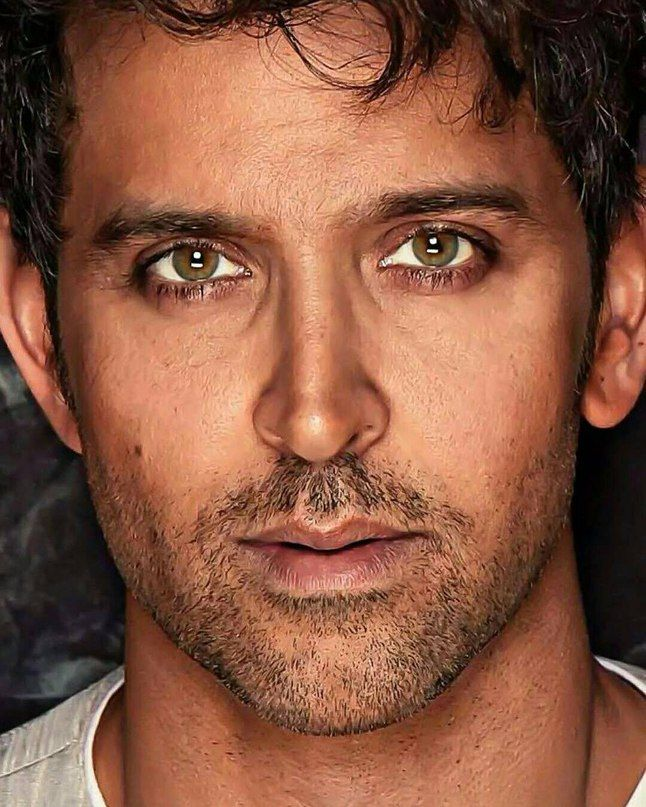
#> input picture Hrithik Roshan/HR.jpg, 646 x 807 px, found by its file name
$ jupyter execute --allow-errors movie_actor_lmage_classification.ipynb   (shell and % lines are left out)
#> lines starting #> are read from the running program, lines starting #| are printed output that depends on the picture; after the words box and inside, x2 and y2 are one past the last pixel; in counts of white or black regions, pixels touching at a corner belong together
# Movie Actor Image Classification

[cell 1]
import numpy as np
import pandas as pd
import cv2
import matplotlib.pyplot as plt

[cell 2]
import os
os.chdir("E:\\testing_data")
img = cv2.imread("HR.jpg")
#> img is the input picture: shape (807, 646, 3); mean B, G, R 65.5, 87.1, 136.5
img.shape
#> Out = (807, 646, 3)

[cell 3]
plt.imshow(img)

[cell 4]
#Preprocessing: Detect face and eyes
gray=cv2.cvtColor(img, cv2.COLOR_BGR2GRAY)
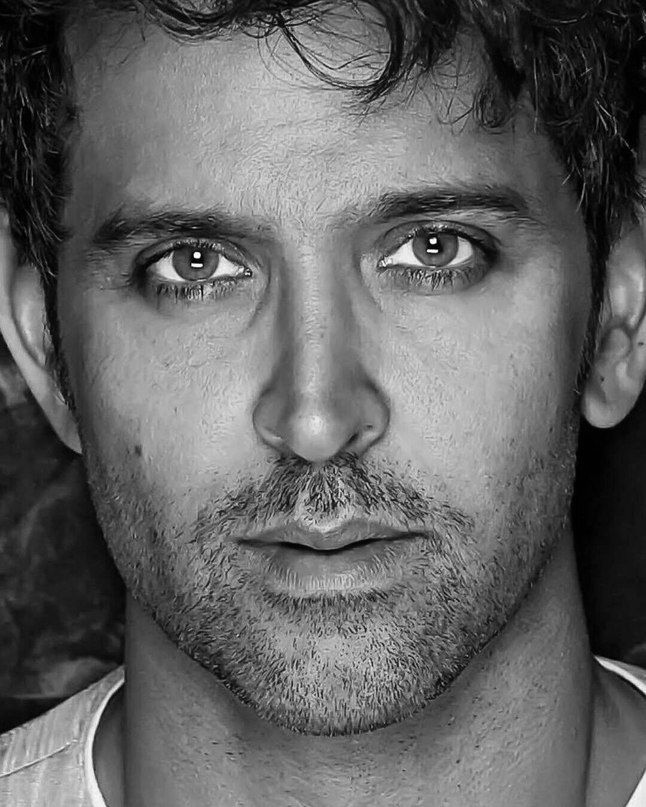
#> gray: shape (807, 646); min 0, max 255, mean 99.5
gray.shape
#> Out = (807, 646)

[cell 5]
plt.imshow(gray, cmap="gray")

[cell 6]
face_cascade=cv2.CascadeClassifier("E:\Movie_Actor_Dataset\haarcascade_frontalface_default.xml")
eye_cascade=cv2.CascadeClassifier("E:\Movie_Actor_Dataset\haarcascade_eye.xml")

faces=face_cascade.detectMultiScale(gray, 1.3, 5 )
#> faces = [[44, 72, 539, 539]]
faces
#> Out = [[44, 72, 539, 539]]

[cell 7]
(x,y,w,h)=faces[0]
#> x = 44; y = 72; w = 539; h = 539
x,y,w,h
#> Out = (44, 72, 539, 539)

[cell 8]
face_img = cv2.rectangle(img,(x,y),(x+w,y+h),(255,0,0),2)
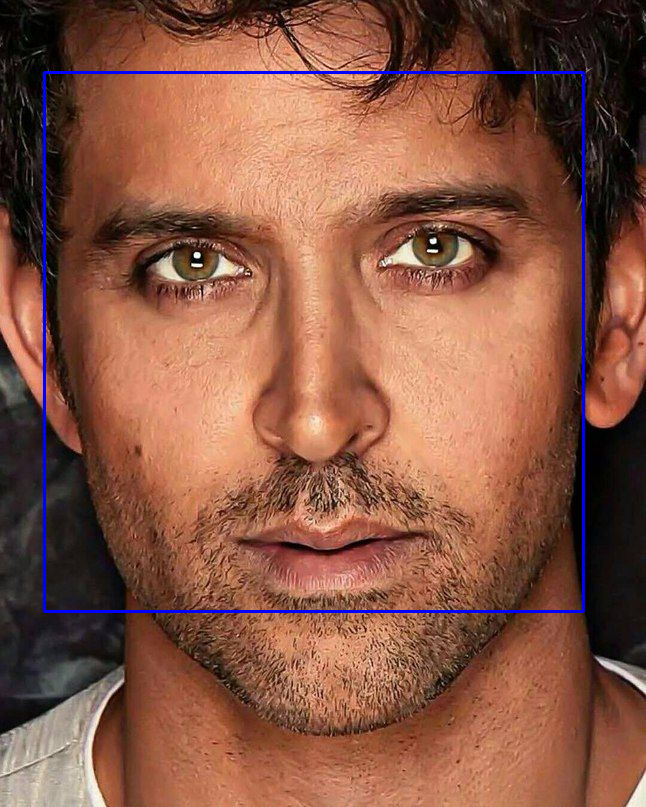
#> face_img: shape (807, 646, 3); mean B, G, R 68.1, 86.4, 135.4
plt.imshow(face_img)

[cell 9]
cv2.destroyAllWindows()
for (x,y,w,h) in faces:
    face_img = cv2.rectangle(img,(x,y),(x+w,y+h),(255,0,0),2)
    roi_gray = gray[y:y+h, x:x+w]
    roi_color = face_img[y:y+h, x:x+w]
    eyes = eye_cascade.detectMultiScale(roi_gray)
    for (ex,ey,ew,eh) in eyes:
        cv2.rectangle(roi_color,(ex,ey),(ex+ew,ey+eh),(0,255,0),2)
#> this loop made 1 pass
#> (x, y, w, h, eyes) on pass 1: (44, 72, 539, 539, [[62, 110, 159, 159], [315, 98, 155, 155]])
#> pass 1, `roi_gray = gray[y:y+h, x:x+w]`:
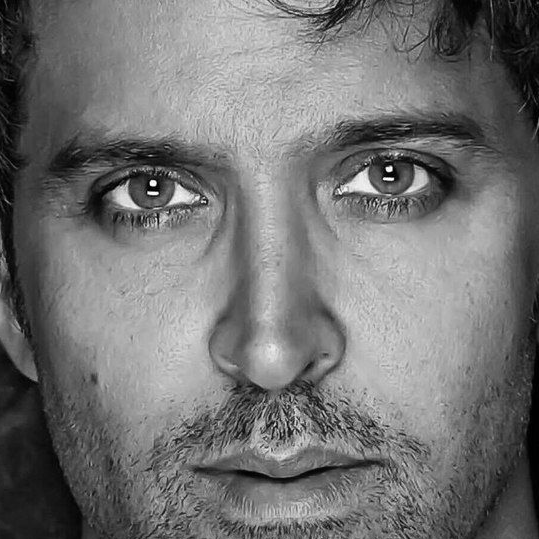
#> roi_gray: shape (539, 539); min 0, max 255, mean 114.7
#> pass 1, `roi_color = face_img[y:y+h, x:x+w]`:
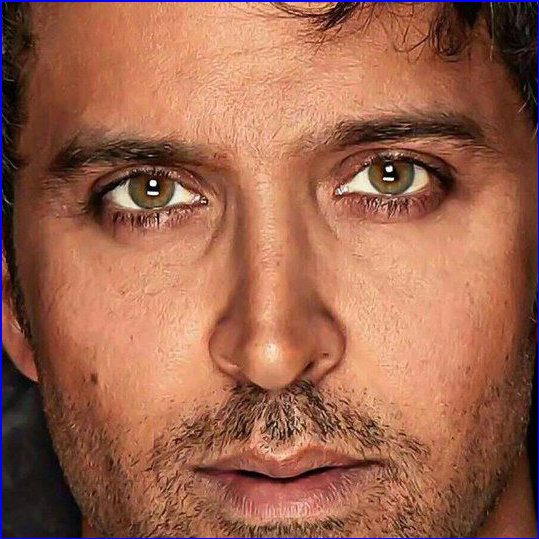
#> roi_color: shape (539, 539, 3); mean B, G, R 77.2, 99.9, 156.7
#> after the loop:
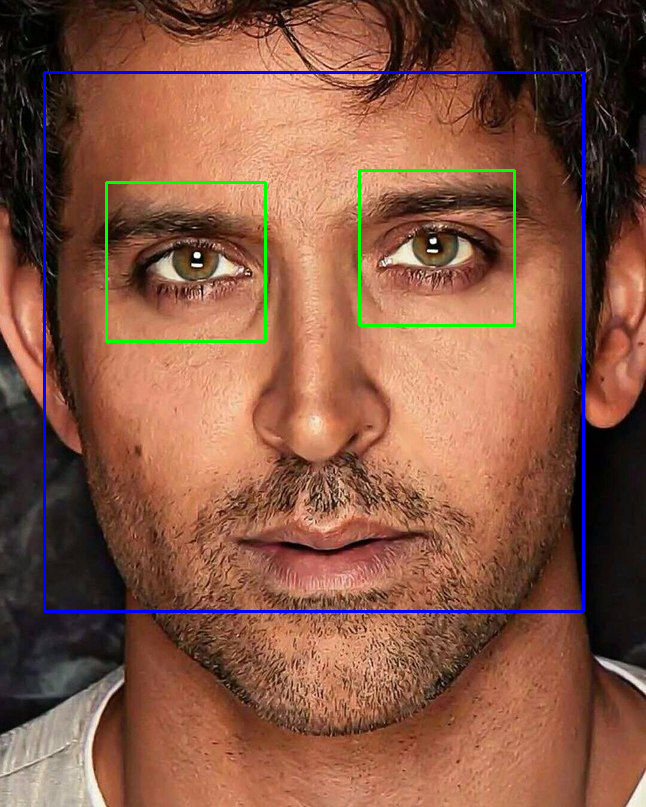
#> img: shape (807, 646, 3); 0.72% of pixels changed, all inside (x1, y1, x2, y2) = (105, 169, 516, 343)
#> after the loop:
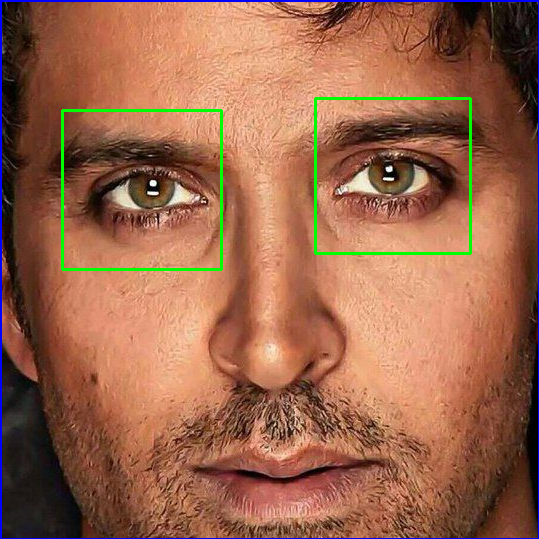
#> roi_color: shape (539, 539, 3); 1.29% of pixels changed, all inside (x1, y1, x2, y2) = (61, 97, 472, 271)


plt.figure()
plt.imshow(face_img, cmap='gray')
plt.show()

[cell 10]
#Preprocessing: Crop the facial region of the image
plt.imshow(roi_color, cmap='gray')

[cell 11]
#Preprocessing: Load image, detect face. If eyes >=2, then save and crop the face region
def get_cropped_image_if_2_eyes(image_path):
#> called with image_path = 'HR.jpg'
    img = cv2.imread(image_path)
    gray = cv2.cvtColor(img, cv2.COLOR_BGR2GRAY)
    faces = face_cascade.detectMultiScale(gray, 1.3, 5)
#> faces = [[44, 72, 539, 539]]
    for (x,y,w,h) in faces:
        roi_gray = gray[y:y+h, x:x+w]
        roi_color = img[y:y+h, x:x+w]
        eyes = eye_cascade.detectMultiScale(roi_gray)
        if len(eyes) >= 2:
            return roi_color

[cell 12]
original_image = cv2.imread("HR.jpg")
plt.imshow(original_image)

[cell 13]
cropped_image = get_cropped_image_if_2_eyes("HR.jpg")
plt.imshow(cropped_image)

[cell 14]
path_to_data="E:\Movie_Actor_Dataset"

path_to_cr_data="E:\Movie_Actor_Dataset\cropped\."

[cell 15]
import os
img_dirs = []
#> (the rest of this cell did not finish here and is left out)

[cell 16]
img_dirs

[cell 17]
#Go through all images in dataset folder and create cropped images for them
import shutil
if os.path.exists(path_to_cr_data):
     shutil.rmtree(path_to_cr_data)
os.mkdir(path_to_cr_data)

[cell 18]
cropped_image_dirs = []
celebrity_file_names_dict = {}

for img_dir in img_dirs:
    count = 1
    celebrity_name = img_dir.split('\\')[-1]
    print(celebrity_name)

    celebrity_file_names_dict[celebrity_name] = []

    for entry in os.scandir(img_dir):
        roi_color = get_cropped_image_if_2_eyes(entry.path)
        if roi_color is not None:
            cropped_folder = path_to_cr_data + celebrity_name
            if not os.path.exists(cropped_folder):
                os.makedirs(cropped_folder)
                cropped_image_dirs.append(cropped_folder)
                print("Generating cropped images in folder: ",cropped_folder)

            cropped_file_name = celebrity_name + str(count) + ".jpg"
            cropped_file_path = cropped_folder + "/" + cropped_file_name

            cv2.imwrite(cropped_file_path, roi_color)
            celebrity_file_names_dict[celebrity_name].append(cropped_file_path)
            count += 1

[cell 19]
#Manually examine cropped folder and delete any unwanted images
celebrity_file_names_dict

[cell 20]
class_dict = {}
count = 0
for celebrity_name in celebrity_file_names_dict.keys():
    class_dict[celebrity_name] = count
    count = count + 1
class_dict

[cell 21]
#Preprocessing: Use wavelet transform as a feature for traning our model
import pywt

def w2d(img, mode='haar', level=1):
#> called with mode = 'db1', level = 5
    imArray = img
    #Datatype conversions
    #convert to grayscale
    imArray = cv2.cvtColor( imArray,cv2.COLOR_RGB2GRAY )
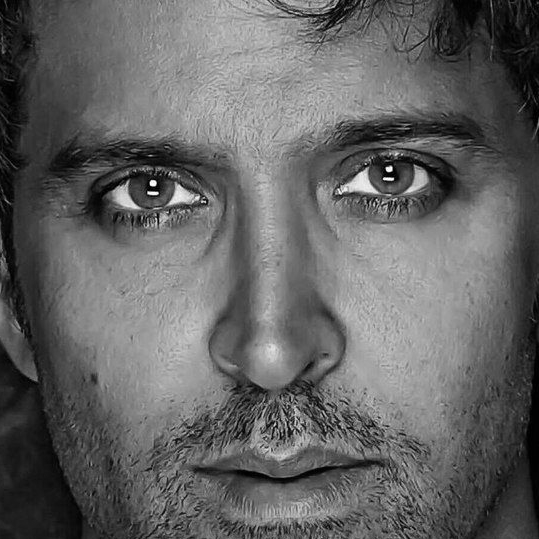
#> imArray: shape (539, 539); min 0, max 255, mean 99.4
    #convert to float
    imArray =  np.float32(imArray)
    imArray /= 255;
    # compute coefficients
    coeffs=pywt.wavedec2(imArray, mode, level=level)
#> coeffs = 6 items

    #Process Coefficients
    coeffs_H=list(coeffs)
#> coeffs_H = 6 items
    coeffs_H[0] *= 0;

    # reconstruction
    imArray_H=pywt.waverec2(coeffs_H, mode);
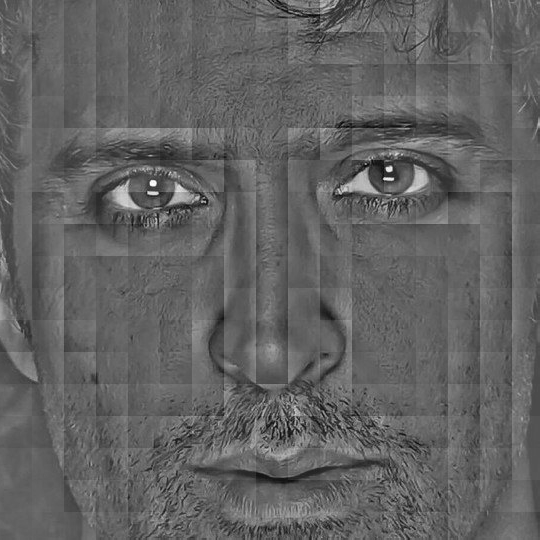
#> imArray_H: shape (540, 540) float32; min -0.497, max 0.792, mean 0.000482; drawn with min black and max white
    imArray_H *= 255;
    imArray_H =  np.uint8(imArray_H)
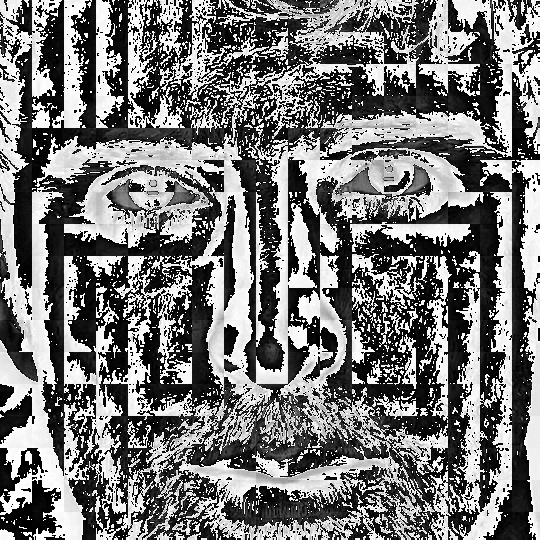
#> imArray_H: shape (540, 540); min 0, max 255, mean 118.4

    return imArray_H
